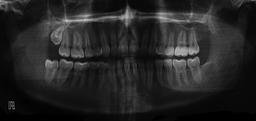
#> input picture tooth_41.png, 256 x 121 px, shrunk from 1087 x 512 before the run
$ python agEntropia.py
#> lines starting #> are read from the running program, lines starting #| are printed output that depends on the picture; long printed decimals are rounded
import numpy as np
import cv2

def aperturaImagen(ruta):
#> called with ruta = 'tooth_41.png'
    imagen = cv2.imread(ruta, cv2.IMREAD_UNCHANGED)
#> imagen is the input picture: shape (121, 256, 3); min 0, max 193, mean 36.6

    ## Si la imagen es de tres dimensiones, es de color
    if len(imagen.shape) == 3:
        ## Convertmos de BGR a RGB
        imagen = cv2.cvtColor(imagen, cv2.COLOR_BGR2RGB)

    imagen_double = imagen.astype(np.float64) / 255.0

    return imagen_double

def poblacionInicial(tam_poblacion, limites):

    lim_inf_alpha, lim_inf_delta = limites[0]
    lim_sup_alpha, lim_sup_delta = limites[1]

    alphas = np.random.uniform(lim_inf_alpha, lim_sup_alpha, tam_poblacion)
    deltas = np.random.uniform(lim_inf_delta, lim_sup_delta, tam_poblacion)

    poblacion = np.column_stack((alphas, deltas))

    return poblacion

def tranSigmoide(imagen, alpha, delta):

    imagen_tran = 1.0 / (1.0 + np.exp(-alpha * (imagen - delta)))

    return imagen_tran

def entropia(imagen_tran):

    img_255 = (imagen_tran * 255).astype(np.uint8)

    ## N, numero total de niveles de intensidad
    hist, _ = np.histogram(img_255.flatten(), bins=256, range=[0, 256])

    # Pk es la pkabilidad de ocurrencia del nivel de intensidad
    pk = hist / hist.sum()

    ## Filtramos las pk mayores a 0 para evitar el error log(0)
    pk_no_cero = pk[pk > 0]

    entropia = -np.sum(pk_no_cero * np.log2(pk_no_cero))

    return entropia

def evaluarPoblacion(imagen_original, poblacion):

    aptitudes = np.zeros(len(poblacion))

    for i in range(len(poblacion)):
        alpha = poblacion[i, 0]
        delta = poblacion[i, 1]

        img_transformada = tranSigmoide(imagen_original, alpha, delta)
        aptitudes[i] = entropia(img_transformada)
#> this loop made 50 passes
#> pass 1, in tranSigmoide, `imagen_tran = 1.0 / (1.0 + np.exp(-alpha * (imagen - delta)))`:
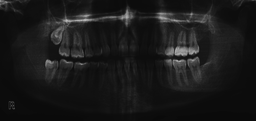
#> imagen_tran: shape (121, 256, 3) float64; min 0.0419, max 0.736, mean 0.102
#> pass 2, in tranSigmoide (call 2), `imagen_tran = 1.0 / (1.0 + np.exp(-alpha * (imagen - delta)))`:
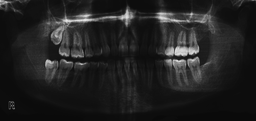
#> imagen_tran: shape (121, 256, 3) float64; min 0.0416, max 0.907, mean 0.133
#> after the loop:
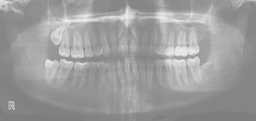
#> img_transformada: shape (121, 256, 3) float64; min 0.496, max 0.939, mean 0.618
#> after the loop, aptitudes = 50 values, max 6.46 at index 35, min 0.328 at index 20, mean 5.16

    return aptitudes

def selecPadres(aptitudes, poblacion):

    Np = len(poblacion)

    padres = np.zeros_like(poblacion)


    ## Permutaciones aleatorias para seleccionar competidores
    perm1 = np.random.permutation(Np)
    perm2 = np.random.permutation(Np)

    for i in range(Np):

        ## Elegimos competidores
        competidor1 = perm1[i]
        competidor2 = perm2[i]

        if aptitudes[competidor1] > aptitudes[competidor2]:
            # Pasa competidor de la izquierda
            padres[i, :] = poblacion[competidor1, :]
        else:
            # Pasa competidor de la derecha
            padres[i, :] = poblacion[competidor2, :]

    return padres


def cruzamientoSBX(padres, p_cruzamiento, limites, Nc):
    Np, variables = np.shape(padres)

    hijos = np.copy(padres)

    for i in range(0, Np-1, 2):

        if np.random.rand() <= p_cruzamiento:

            for j in range(variables):
                u = np.random.rand()

                ## Forzamos que p1 sea el menor y p2 el mayor para la matematica
                p1 = min(padres[i, j], padres[i+1, j])
                p2 = max(padres[i, j], padres[i+1, j])

                ## Evitar division por cero si los genes son idénticos
                if abs(p2 - p1) < 1e-10:
                    continue

                beta = 1.0 + 2.0 / (p2 - p1) * min(p1 - limites[0][j], limites[1][j] - p2)
                alpha = 2.0 - abs(beta)**(-(Nc + 1.0))

                if u <= 1.0 / alpha:
                    beta_c = (u * alpha)**(1.0 / (Nc + 1.0))
                else:
                    beta_c = (1.0 / (2.0 - u * alpha))**(1.0 / (Nc + 1.0))

                hijo1 = 0.5 * ((p1 + p2) - beta_c * abs(p2 - p1))
                hijo2 = 0.5 * ((p1 + p2) + beta_c * abs(p2 - p1))

                hijos[i, j] = np.clip(hijo1, limites[0][j], limites[1][j])
                hijos[i+1, j] = np.clip(hijo2, limites[0][j], limites[1][j])

    return hijos

def mutacionPolinomial(poblacion, limites, p_mutacion, nm):
    Np, variables = np.shape(poblacion)
    mutados = np.copy(poblacion)

    for i in range(Np):
        for j in range(variables):

            rand = np.random.rand()
            if rand <= p_mutacion:

                r = np.random.rand()

                delta = min(limites[1][j] - mutados[i, j], mutados[i, j] - limites[0][j]) / (limites[1][j] - limites[0][j])

                if r <= 0.5:
                    delta_q = ((2.0 * r) + (1.0 - 2.0 * r) * (1.0 - delta)**(nm + 1.0))**(1.0 / (nm + 1.0)) - 1.0
                else:
                    delta_q = 1.0 - ((2.0 * (1.0 - r)) + 2.0 * (r - 0.5) * (1.0 - delta)**(nm + 1.0))**(1.0 / (nm + 1.0))

                ## Mutar el gen
                mutados[i, j] += delta_q * (limites[1][j] - limites[0][j])

                ## Aseguramos que el nuevo gen no rompa el espacio de búsqueda
                mutados[i, j] = np.clip(mutados[i, j], limites[0][j], limites[1][j])

    return mutados


def sustitucionExEl(poblacion, hijos, entropia_hijos, entropia_poblacion):

    mejor_idividuo = poblacion[np.argmax(entropia_poblacion)]

    idx_peor_hijo = np.argmin(entropia_hijos)

    hijos[idx_peor_hijo] = mejor_idividuo
    return hijos

def algoritmoGenetico(limites, tam_poblacion, generaciones, p_cruzamiento, p_mutacion, nc, nm, ruta):

    ## Abrir la imagen
    imagen = aperturaImagen(ruta)

    ## Generar la población inicial
    poblacion = poblacionInicial(tam_poblacion, limites)

    entropia_poblacion = evaluarPoblacion(imagen, poblacion)
#> entropia_poblacion has the same summary as aptitudes in evaluarPoblacion

    for i in range(generaciones):

        ## Seleccion de padres por torneo determinista
        padres = selecPadres(entropia_poblacion, poblacion)

        ## Cruzamiento por SBX
        hijos = cruzamientoSBX(padres, p_cruzamiento,limites, nc)

        ## Mutación polinomial
        hijos_mutados = mutacionPolinomial(hijos, limites, p_mutacion, nm)

        ## Evaluar entropía de los hijos mutados
        entropia_hijos = evaluarPoblacion(imagen, hijos_mutados)

        ## Sustitución elitista
        poblacion = sustitucionExEl(poblacion, hijos_mutados, entropia_hijos, entropia_poblacion)

        ## Evaluar entropía de la nueva población
        entropia_poblacion = evaluarPoblacion(imagen, poblacion)

        mejor_individuo = poblacion[np.argmax(entropia_poblacion)]
        mejor_entropia = np.max(entropia_poblacion)

        print(f"Generación {i+1}: Mejor individuo = {mejor_individuo}, Entropía = {mejor_entropia:.4f}")
#> this loop made 40 passes
#> (mejor_idividuo in sustitucionExEl, idx_peor_hijo in sustitucionExEl, mejor_individuo, mejor_entropia) on passes 2 to 3: ([6.18, 0.265], 39, [6.21, 0.265], 6.47), ([6.21, 0.265], 21, [6.17, 0.263], 6.47)
#> (idx_peor_hijo in sustitucionExEl, mejor_individuo, mejor_entropia) on passes 4 to 5: (33, [6.17, 0.263], 6.47), (30, [6.17, 0.263], 6.47)
#| Generación 1: Mejor individuo = [6.176 0.2654], Entropía = 6.4604
#| Generación 2: Mejor individuo = [6.206 0.2646], Entropía = 6.4667
#| Generación 3: Mejor individuo = [6.175 0.263 ], Entropía = 6.4720
#| Generación 4: Mejor individuo = [6.175 0.263 ], Entropía = 6.4720
#| Generación 5: Mejor individuo = [6.175 0.263 ], Entropía = 6.4720
#| Generación 6: Mejor individuo = [6.175 0.263 ], Entropía = 6.4720
#| Generación 7: Mejor individuo = [6.175 0.263 ], Entropía = 6.4720
#| Generación 8: Mejor individuo = [6.175 0.263 ], Entropía = 6.4720
#> (further printed lines are left out)
#> pass 1, in tranSigmoide (call 51), `imagen_tran = 1.0 / (1.0 + np.exp(-alpha * (imagen - delta)))`:
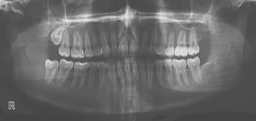
#> imagen_tran: shape (121, 256, 3) float64; min 0.271, max 0.91, mean 0.412
#> pass 1, in tranSigmoide (call 52), `imagen_tran = 1.0 / (1.0 + np.exp(-alpha * (imagen - delta)))`:
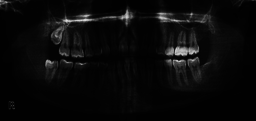
#> imagen_tran: shape (121, 256, 3) float64; min 0.00519, max 0.867, mean 0.0393

    return mejor_individuo, mejor_entropia

ruta = "tooth_41.png"
tam_poblacion = 50
generaciones = 40
p_cruzamiento = 0.9
p_mutacion = 0.2
nc = 9
nm = 50
limites = [[0.0, 0.0], [10.0, 1.0]]
mejor_individuo, mejor_entropia = algoritmoGenetico(limites, tam_poblacion, generaciones, p_cruzamiento, p_mutacion, nc, nm, ruta)

imagen = aperturaImagen(ruta)
print(f"\nMejor solución encontrada: Alpha = {mejor_individuo[0]:.4f}, Delta = {mejor_individuo[1]:.4f}")
#| Mejor solución encontrada: Alpha = 5.8564, Delta = 0.2636

imagen_final = tranSigmoide(imagen, mejor_individuo[0], mejor_individuo[1])
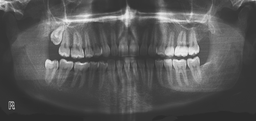
#> imagen_final: shape (121, 256, 3) float64; min 0.176, max 0.947, mean 0.34

imagen_final_8bit = (imagen_final * 255).astype(np.uint8)

# Si la imagen es de 3 dimensiones, la regresamos a BGR para guardar
if len(imagen_final_8bit.shape) == 3:
    imagen_guardar = cv2.cvtColor(imagen_final_8bit, cv2.COLOR_RGB2BGR)
else:
    imagen_guardar = imagen_final_8bit

cv2.imwrite("imagen_optima.jpg", imagen_guardar)
print("¡Imagen guardada con éxito!")
